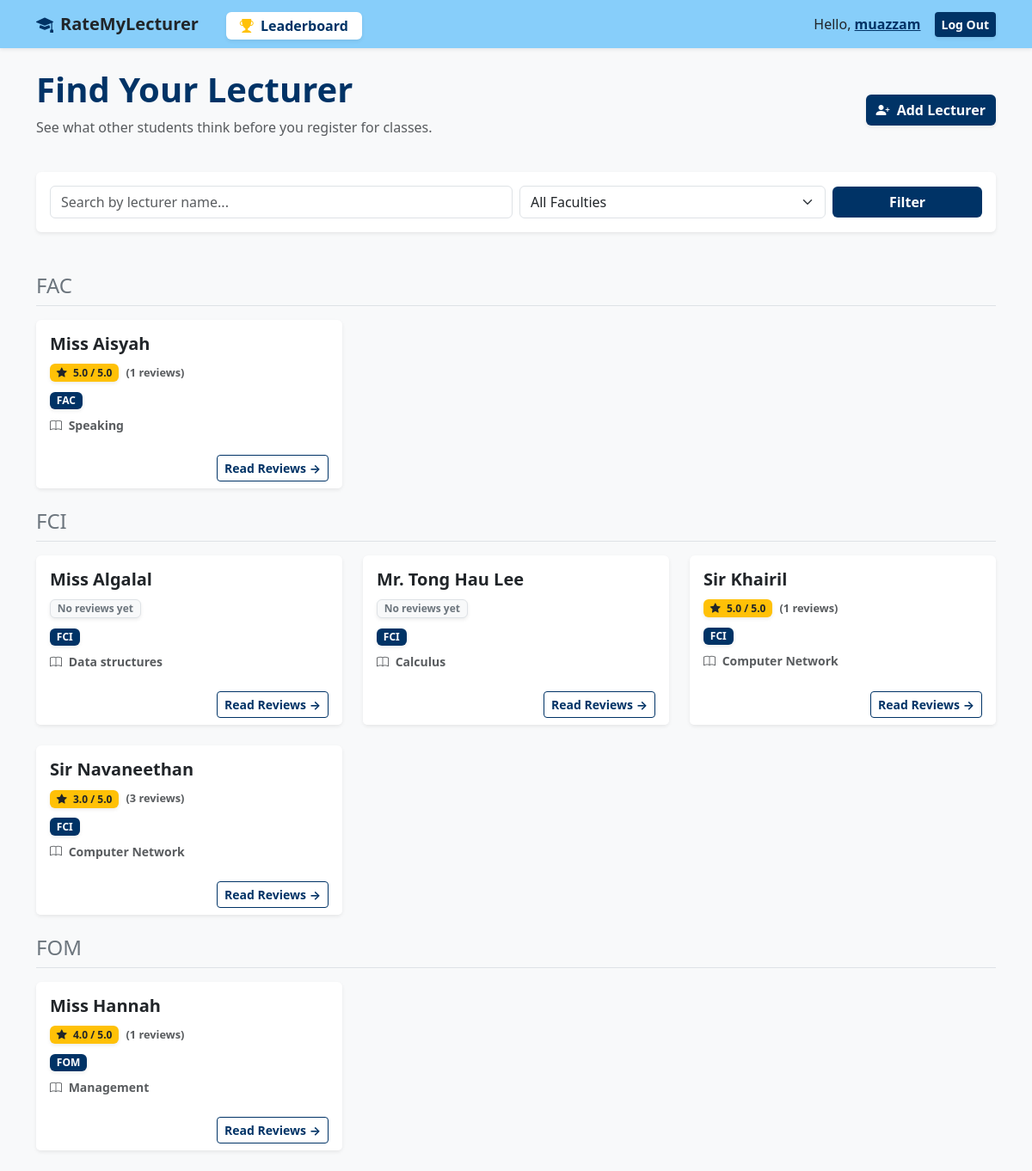
Page / (signed in) on the committed database.
### forum/models.py (models this page shows, shortened)
class Faculty(models.Model):
    name = models.CharField(max_length=50, unique=True)

class Lecturer(models.Model):
    name = models.CharField(max_length=200)
    faculty = models.ForeignKey(Faculty, on_delete=models.SET_NULL, null=True, blank=True)
    subject = models.CharField(max_length=100, help_text="e.g., Data Structures, Operating Systems")
    @property
    def average_rating(self):
        avg = self.reviews.aggregate(Avg('overall_rating'))['overall_rating__avg']
        if avg is not None:
            return round(avg, 1) # Round it to 1 decimal place (e.g., 4.2)
        return 0 # Return 0 if nobody has reviewed them yet

### forum/views.py (the view)
# urls.py: 2. Add a URL to urlpatterns:  path('', views.home, name='home')
def home(request):
    query = request.GET.get('q')
    faculty_id = request.GET.get('faculty')
    lecturers = Lecturer.objects.all().order_by('faculty__name', 'name')
    if query:
        lecturers = lecturers.filter(name__icontains=query)
    if faculty_id:
        lecturers = lecturers.filter(faculty_id=faculty_id)
    faculties = Faculty.objects.all().order_by('name')
    return render(request, 'forum/home.html', {
        'lecturers': lecturers,
        'query': query,
        'selected_faculty': faculty_id,
        'faculties': faculties,
    })

### forum/templates/forum/home.html (shortened to what this page needs)
{% extends 'forum/base.html' %}
{% block content %}
    <div class="row mb-4 align-items-center">
        <div class="col-md-8">
            <h1 class="fw-bold text-darkblue">Find Your Lecturer</h1>
            <p class="text-muted">See what other students think before you register for classes.</p>
        </div>
        <div class="col-md-4 text-md-end">
            <a href="{% url 'add_lecturer' %}" class="btn btn-darkblue shadow-sm fw-bold">
                <i class="bi bi-person-plus-fill me-1"></i> Add Lecturer
            </a>
        </div>
    </div>
    <div class="card shadow-sm border-0 mb-5">
        <div class="card-body">
            <form method="GET" action="{% url 'home' %}" class="row g-2 align-items-center">
                <div class="col-md-6">
                    <input type="text" name="q" class="form-control" placeholder="Search by lecturer name..." value="{{ query|default_if_none:'' }}">
                </div>
                <div class="col-md-4">
                    <select name="faculty" class="form-select">
                        <option value="">All Faculties</option>
                    </select>
                </div>
                <div class="col-md-2">
                    <button type="submit" class="btn btn-darkblue w-100 fw-bold">Filter</button>
                </div>
            </form>
        </div>
    </div>
    {% regroup lecturers by faculty.name as faculty_list %}
    {% for faculty in faculty_list %}
        <h4 class="border-bottom pb-2 mb-3 mt-4 text-secondary">{{ faculty.grouper|default:"Unassigned Faculty" }}</h4>
        <div class="row row-cols-1 row-cols-md-2 row-cols-lg-3 g-4 mb-4">
            {% for lecturer in faculty.list %}
                <div class="col">
                    <div class="card h-100 shadow-sm border-0 hover-effect">
                        <div class="card-body">
                            <h5 class="card-title fw-bold mb-2">
                                <a href="{% url 'lecturer_detail' lecturer.id %}" class="text-decoration-none text-dark">
                                    {{ lecturer.name }}
                                </a>
                            </h5>
                            <div class="mb-2">
                                {% if lecturer.average_rating > 0 %}
                                    <span class="badge bg-warning text-dark shadow-sm fw-bold">
                                        <i class="bi bi-star-fill text-dark me-1"></i> {{ lecturer.average_rating }} / 5.0
                                    </span>
                                    <small class="text-muted ms-1 fw-bold" style="font-size: 0.8em;">({{ lecturer.reviews.count }} reviews)</small>
                                {% else %}
                                    <span class="badge bg-light text-secondary border shadow-sm">No reviews yet</span>
                                {% endif %}
                            </div>
                            <span class="badge bg-darkblue mb-2 shadow-sm">{{ lecturer.faculty.name|default:"No Faculty" }}</span>
                            <p class="card-text text-muted small mb-0 fw-bold">
                                <i class="bi bi-book me-1"></i> {{ lecturer.subject }}
                            </p>
                        </div>
                        <div class="card-footer bg-white border-0 text-end">
                            <a href="{% url 'lecturer_detail' lecturer.id %}" class="btn btn-outline-darkblue btn-sm fw-bold">Read Reviews &rarr;</a>
                        </div>
                    </div>
                </div>
            {% endfor %}
        </div>
    {% empty %}
        <div class="alert alert-warning">No lecturers found. Be the first to add one!</div>
    {% endfor %}
{% endblock %}

### forum/templates/forum/base.html (shortened to what this page needs)
<!DOCTYPE html>
<html lang="en">
<head>
    <link href="https://cdn.jsdelivr.net/npm/bootstrap@5.3.2/dist/css/bootstrap.min.css" rel="stylesheet">
<link rel="stylesheet" href="https://cdn.jsdelivr.net/npm/bootstrap-icons@1.11.1/font/bootstrap-icons.css">
</head>
<body class="bg-light">
<nav class="navbar navbar-expand-lg navbar-light shadow-sm mb-4" style="background-color: #87CEFA;">
    <div class="container">
        <a class="navbar-brand fw-bold text-dark" href="{% url 'home' %}">
            <i class="bi bi-mortarboard-fill me-2 text-darkblue"></i>RateMyLecturer
        </a>
            <ul class="navbar-nav me-auto mb-2 mb-lg-0">
                <li class="nav-item ms-3">
                    <a class="nav-link fw-bold text-darkblue bg-white rounded shadow-sm px-3 py-1 mt-1" href="{% url 'leaderboard' %}">
                        <i class="bi bi-trophy-fill text-warning me-1"></i> Leaderboard
                    </a>
                </li>
            </ul>
        <div class="d-flex align-items-center">
            {% if user.is_authenticated %}
                    <span class="text-dark me-3">
                        Hello, <a href="{% url 'profile' %}" class="text-darkblue fw-bold text-decoration-none"><u>{{ user.username }}</u></a>
                    </span>
                    <form action="{% url 'logout' %}" method="POST" class="d-inline">
                    <button type="submit" class="btn btn-sm btn-darkblue fw-bold shadow-sm">Log Out</button>
                </form>
            {% else %}
                <a href="{% url 'login' %}" class="text-dark text-decoration-none me-3 fw-bold">Log In</a>
                <a href="{% url 'register' %}" class="btn btn-sm btn-darkblue fw-bold shadow-sm">Register</a>
            {% endif %}
        </div>
    </div>
</nav>
<div class="container">
        {% block content %}
        {% endblock %}
    </div>
</body>
</html>

### forum/templates/forum/base.html (style rules this page uses)
.bg-darkblue { background-color: #003366 !important; color: white; }
.text-darkblue { color: #003366 !important; }
.btn-darkblue { background-color: #003366; color: white; border: none; }
.btn-outline-darkblue { border: 1px solid #003366; color: #003366; background: transparent; }

### forum/templates/forum/home.html (style rules this page uses)
.hover-effect { transition: transform 0.2s; }

### rows in the picture
Faculty: grouper "FAC"
Lecturer: name "Miss Aisyah", average_rating "5.0", reviews.count "1", faculty.name "FAC", subject "Speaking"
Faculty: grouper "FCI"
Lecturer: name "Miss Algalal", shows "No reviews yet", faculty.name "FCI", subject "Data structures"
Lecturer: name "Mr. Tong Hau Lee", shows "No reviews yet", faculty.name "FCI", subject "Calculus"
Lecturer: name "Sir Khairil", average_rating "5.0", reviews.count "1", faculty.name "FCI", subject "Computer Network"
Lecturer: name "Sir Navaneethan", average_rating "3.0", reviews.count "3", faculty.name "FCI", subject "Computer Network"
Faculty: grouper "FOM"
Lecturer: name "Miss Hannah", average_rating "4.0", reviews.count "1", faculty.name "FOM", subject "Management"

### other values in the picture
{{ user.username }} "muazzam"
